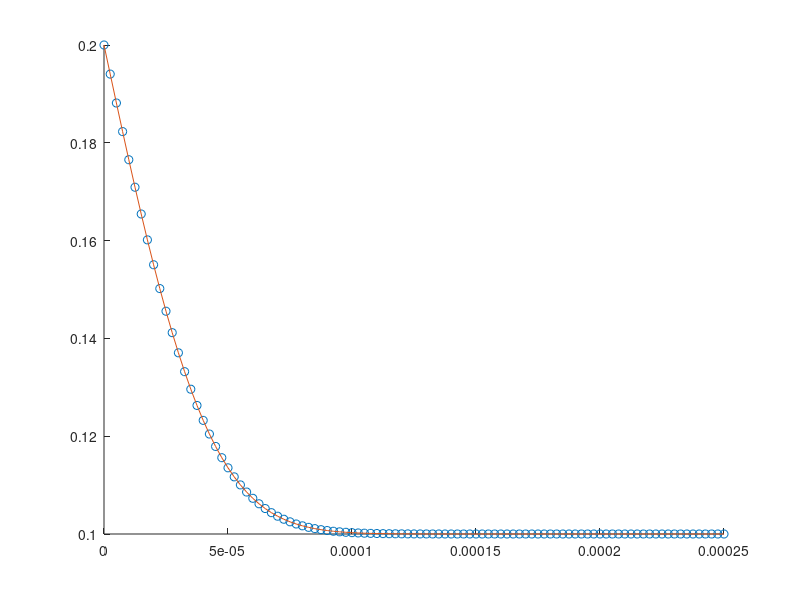

The MATLAB script that drew this image:
clc; clear; close all;

D=4e-11; %확산계수
L=2.5e-4; %철강의 길이
C0=0.1 %초기농도
Cs=0.2 %표면농도
dx=L/100; %바 쪼개기
x=[0:dx:L];
im=numel(x); %x의 개수
alp=0.9;
dt=(dx)^2/(2*D)*alp;

%initial
for i=1:im
    Cnew(i)=C0;
end
Cnew(1)=Cs;

realT=0;
for t=1:200;
    realT=realT+dt; %실제시간
    Cold=Cnew; %Cold 로 복사,updata
    Cold(1)=Cs;
    Cold(im)=C0;
    for i=2:im-1
        Cnew(i)=D*dt/(dx)^2*(Cold(i+1)-2*Cold(i)+Cold(i-1))+Cold(i);
        %C0=Cold(i);
        %C1=Cold(i+1);
        %C2=Cold(i-1);
        %dC-dx=C1-2*C0+C2;
        %Cnew(i)=(D*dt/dx^2)*dC_dx+C0;
    end
end

%실제 해 계산
for i=1:im
    Creal(i)=Cs-(Cs-C0)*erf(x(i)/(2/sqrt(D*realT)));
end

hold on;
plot(x,Cold,'o');
plot(x,Cold);

%10주차 9페이지